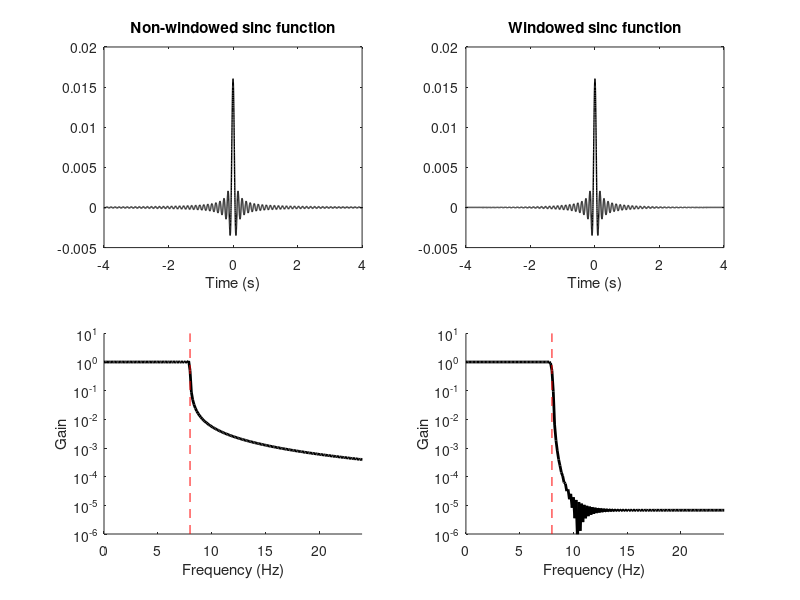
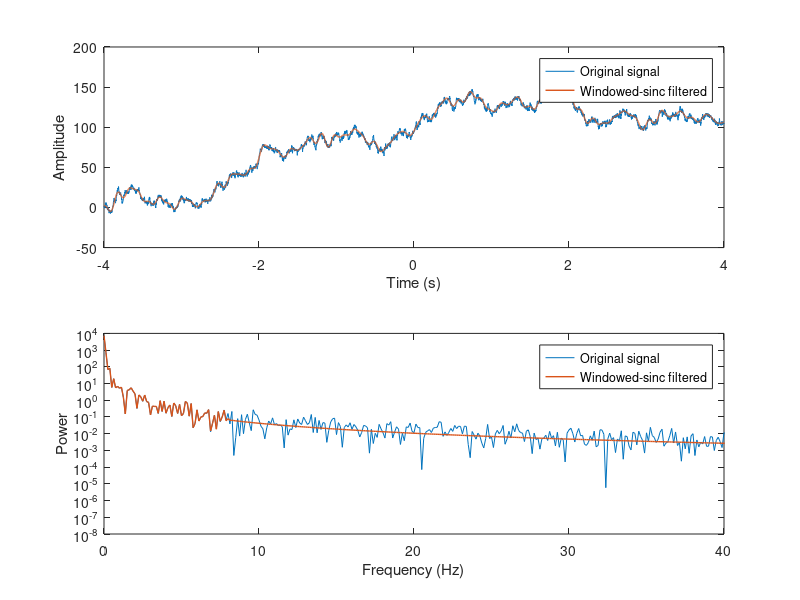
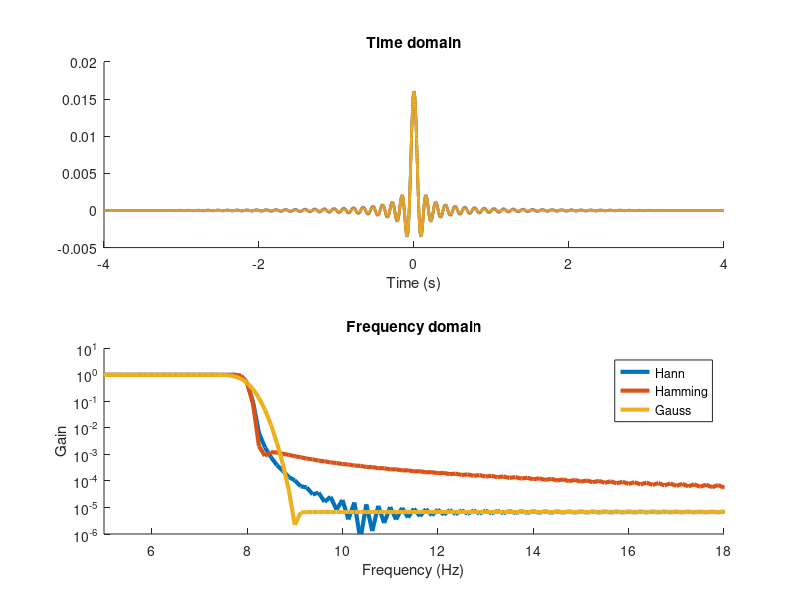

Write the MATLAB code that produced these figures, in order.
clc
clear all
%% Start
srate = 1000;        % نرخ نمونهبرداری
time  = -4:1/srate:4; % بازهی زمانی از -4 تا 4 ثانیه
pnts  = length(time); % تعداد نقاط
% ساخت فیلتر سینک
f = 8;
sincfilt = sin(2*pi*f*time) ./ time;
% adjust NaN and normalize filter to unit-gain
sincfilt(~isfinite(sincfilt)) = max(sincfilt);
% چون در
% t=0 
% مقدارش 
% NaN
sincfilt = sincfilt./sum(sincfilt);
%نرمالایزش میکنیم
sincfiltW = sincfilt .* hann(pnts)';
% جای اینکه سینک بینهایت باشه (از -∞ تا +∞)
%  اون رو برش میزنیم و با یک پنجره هموار مثل
% Hann 
% ضرب میکنیم
%  این باعث میشه در حوزهی فرکانس لوبهای جانبی
% (side lobes)
% کاهش پیدا کنن → پاسخ فرکانسی تمیزتر

%%% plotting
figure(1), clf

% sinc filter
subplot(221)
plot(time,sincfilt,'k','linew',1)
xlabel('Time (s)')
title('Non-windowed sinc function')

% now plot the windowed sinc filter
subplot(222)
plot(time,sincfiltW,'k','linew',1)
xlabel('Time (s)')
title('Windowed sinc function')

% sinc filter
subplot(223), hold on
hz = linspace(0,srate/2,floor(pnts/2)+1);
pw = abs(fft(sincfilt));
plot(hz,pw(1:length(hz)),'k','linew',2)
set(gca,'xlim',[0 f*3],'YScale','lo','ylim',[10e-7 10])
plot([1 1]*f,get(gca,'ylim'),'r--')
xlabel('Frequency (Hz)'), ylabel('Gain')
% now plot the windowed sinc filter
subplot(224), hold on
hz = linspace(0,srate/2,floor(pnts/2)+1);
pw = abs(fft(sincfiltW));
plot(hz,pw(1:length(hz)),'k','linew',2)
set(gca,'xlim',[0 f*3],'YScale','lo','ylim',[10e-7 10])
plot([1 1]*f,get(gca,'ylim'),'r--')
xlabel('Frequency (Hz)'), ylabel('Gain')



%% apply the filter to noise

% generate data as integrated noise
data = cumsum( randn(pnts,1) );

% reflection
datacat = [data; data(end:-1:1)];

% apply filter (zero-phase-shift)
dataf = filter(sincfiltW,1,datacat);
dataf = filter(sincfiltW,1,dataf(end:-1:1));

% flip forwards and remove reflected points
dataf = dataf(end:-1:pnts+1);


% compute spectra of original and filtered signals
hz = linspace(0,srate/2,floor(pnts/2)+1);
powOrig = abs(fft(data)/pnts).^2;
powFilt = abs(fft(dataf)/pnts).^2;


% plot
figure(2), clf
subplot(211)
plot(time,data, time,dataf,'linew',1)
xlabel('Time (s)'), ylabel('Amplitude')
legend({'Original signal';'Windowed-sinc filtered'})
zoom on


% plot original and filtered spectra
subplot(212)
plot(hz,powOrig(1:length(hz)), hz,powFilt(1:length(hz)), 'linew',1)
set(gca,'xlim',[0 40],'YScale','log')
xlabel('Frequency (Hz)'), ylabel('Power')
legend({'Original signal';'Windowed-sinc filtered'})
%% with different windowing functions

sincfiltW = cell(3,1);

tapernames = {'Hann';'Hamming';'Gauss'};

% with Hann taper
%sincfiltW{1} = sincfilt .* hann(pnts)';
hannw = .5 - cos(2*pi*linspace(0,1,pnts))./2;
sincfiltW{1} = sincfilt .* hannw;


% with Hamming taper
%sincfiltW{2} = sincfilt .* hamming(pnts)';
hammingw = .54 - .46*cos(2*pi*linspace(0,1,pnts));
sincfiltW{2} = sincfilt .* hammingw;


% with Gaussian taper
sincfiltW{3} = sincfilt .* exp(-time.^2);



figure(3), clf

for filti=1:length(sincfiltW)
    subplot(211), hold on
    plot(time,sincfiltW{filti},'linew',2)
    xlabel('Time (s)'), title('Time domain')
    
    subplot(212), hold on
    hz = linspace(0,srate/2,floor(pnts/2)+1);
    pw = abs(fft(sincfiltW{filti}));
    plot(hz,pw(1:length(hz)),'linew',3)
    set(gca,'xlim',[f-3 f+10],'YScale','lo','ylim',[10e-7 10])
    xlabel('Frequency (Hz)'), ylabel('Gain')
    title('Frequency domain')
    
end

legend(tapernames)

%% done.

